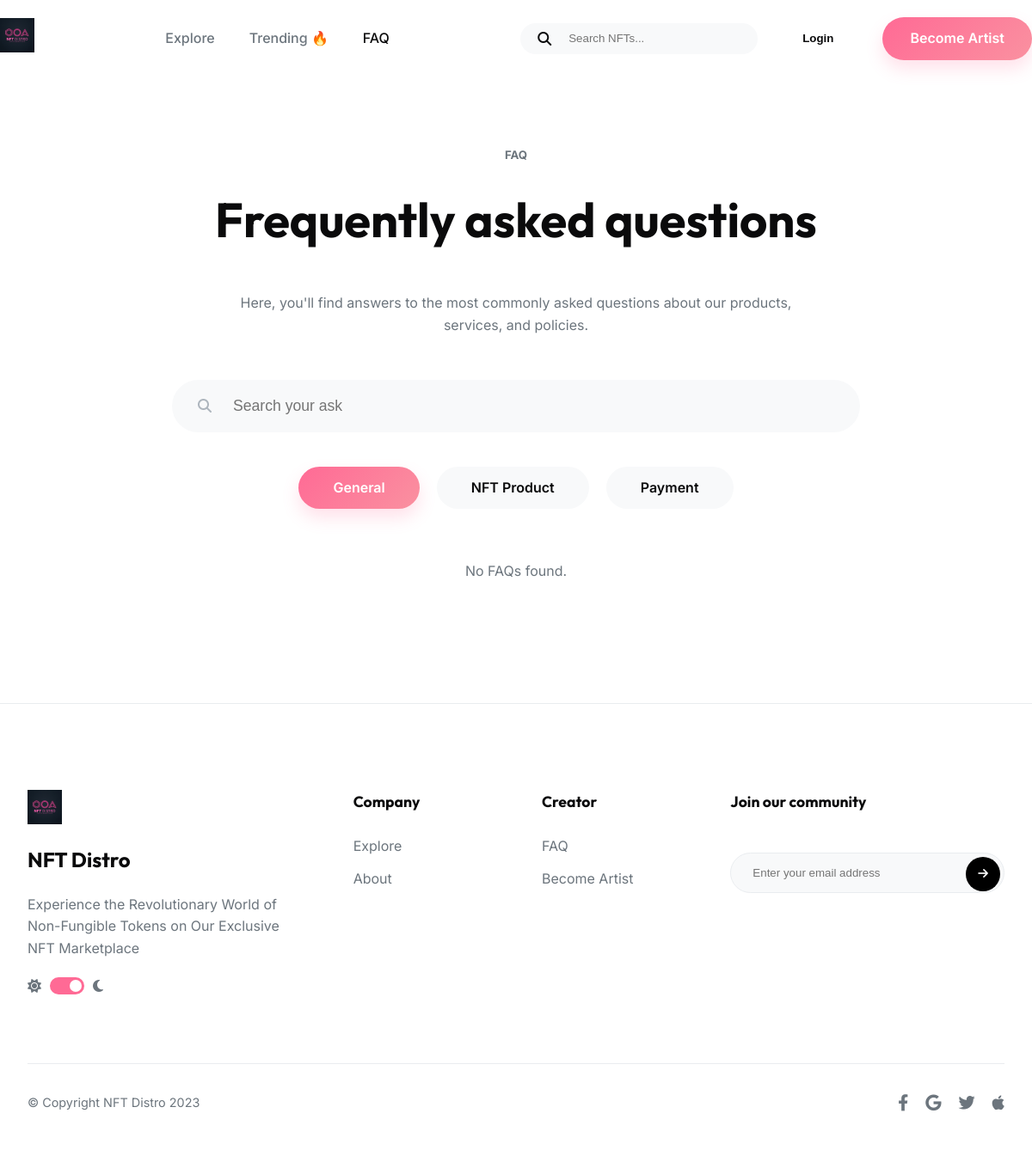
The app's page /faq/, older data.
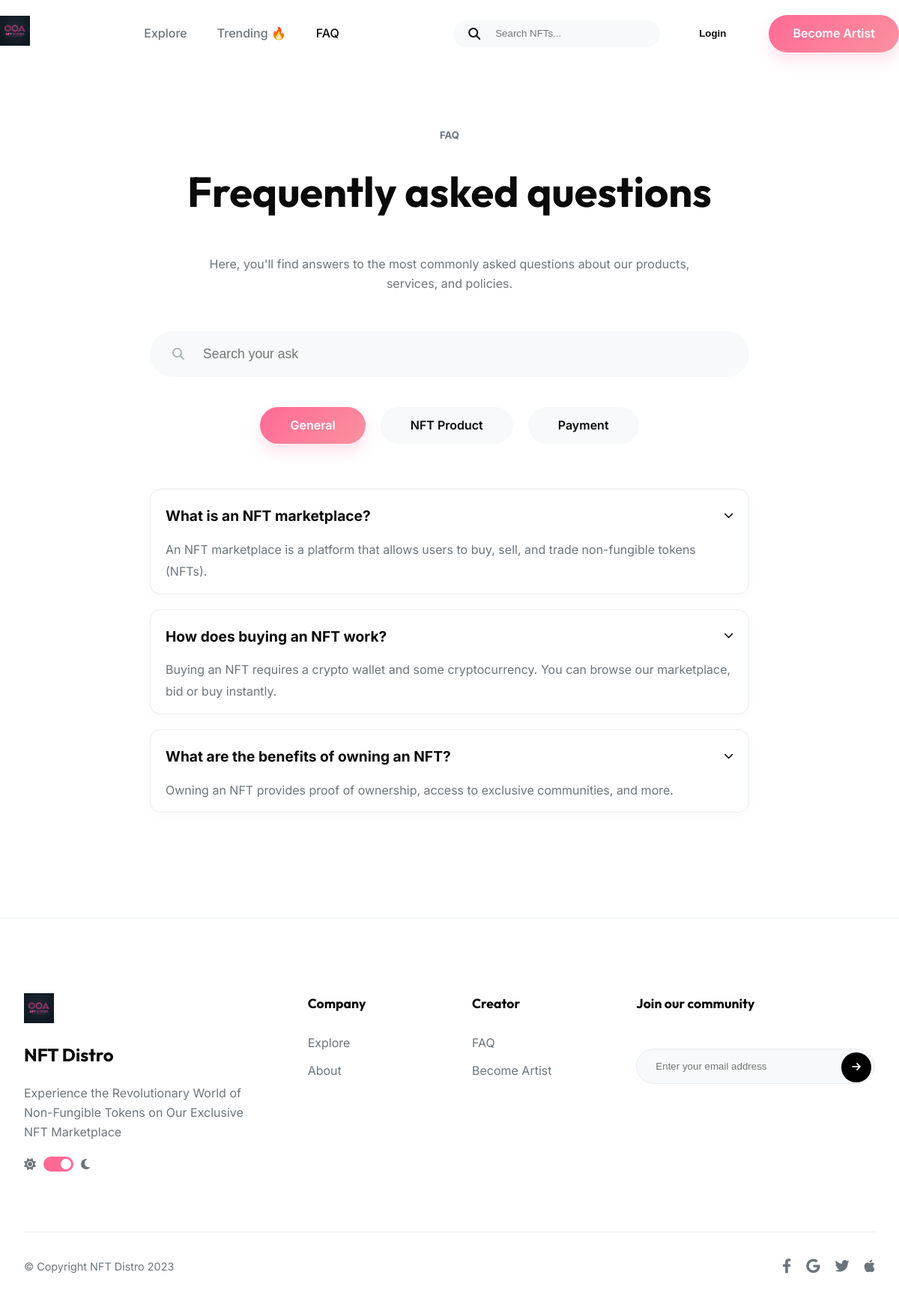
The same page, newer data.
### nft/models.py (models this page shows, shortened)
class FAQ(models.Model):
    question = models.CharField(max_length=255)
    answer = models.TextField()
    category = models.CharField(max_length=100, default="General")
    is_active = models.BooleanField(default=True)

### nft/views.py (the view)
# urls.py: path('faq/', views.faq, name='faq'),
def faq(request):
    query = request.GET.get('q', '')
    category = request.GET.get('category', 'General')
    faqs = FAQ.objects.filter(category=category)
    if query:
        faqs = faqs.filter(question__icontains=query)
    context = {
        'faqs': faqs,
        'query': query,
        'selected_category': category,
    }
    return render(request, 'nft/faq.html', context)

### templates/nft/faq.html (shortened to what this page needs)
{% extends 'base.html' %}
{% load static %}
{% block content %}
<section class="section-padding">
    <div class="container animate" style="text-align: center;">
        <h5 style="color: var(--text-secondary); margin-bottom: 20px;">FAQ</h5>
        <h1 style="font-size: 3.5rem; margin-bottom: 40px;">Frequently asked questions</h1>
        <p style="color: var(--text-secondary); max-width: 700px; margin: 0 auto 50px;">
            Here, you'll find answers to the most commonly asked questions about our products, services, and policies.
        </p>
        <div style="max-width: 800px; margin: 0 auto 60px;">
            <form action="{% url 'nft:faq' %}" method="GET" class="search-bar" style="background: #F8F9FA; padding: 20px 30px; border-radius: 50px; margin-bottom: 40px; display: flex; align-items: center;">
                <i class="fa-solid fa-search" style="color: #ADB5BD; margin-right: 15px;"></i>
                <input type="text" name="q" value="{{ query }}" placeholder="Search your ask" style="width: 100%; font-size: 1.1rem; border: none; background: transparent; outline: none;">
            </form>
            <div style="display: flex; justify-content: center; gap: 20px; margin-bottom: 60px;">
                <a href="?category=General" class="btn {% if selected_category == 'General' %}btn-primary{% else %}btn-outline{% endif %}" style=" padding: 12px 40px;">General</a>
                <a href="?category=NFT Product{% if query %}&q={{ query }}{% endif %}" class="btn {% if selected_category == 'NFT Product' %}btn-primary{% else %}btn-outline{% endif %}" style="{% if selected_category != 'NFT Product' %}border: none; background: #F8F9FA;{% endif %} padding: 12px 40px;">NFT Product</a>
                <a href="?category=Payment{% if query %}&q={{ query }}{% endif %}" class="btn {% if selected_category == 'Payment' %}btn-primary{% else %}btn-outline{% endif %}" style="{% if selected_category != 'Payment' %}border: none; background: #F8F9FA;{% endif %} padding: 12px 40px;">Payment</a>
            </div>
            <div style="text-align: left;">
                {% for faq in faqs %}
                <div class="accordion-item animate" style="margin-bottom: 20px; border-bottom: 1px solid #EEE; padding-bottom: 15px;">
                    <div class="accordion-title" style="font-weight: bold; font-size: 1.2rem; cursor: pointer; display: flex; justify-content: space-between;">
                        {{ faq.question }}
                        <i class="fa-solid fa-chevron-down" style="font-size: 0.8rem;"></i>
                    </div>
                    <div style="margin-top: 15px; color: var(--text-secondary); line-height: 1.8;">
                        {{ faq.answer }}
                    </div>
                </div>
                {% empty %}
                <p style="text-align: center; color: var(--text-secondary);">No FAQs found.</p>
                {% endfor %}
            </div>
        </div>
    </div>
</section>
{% endblock %}

Row changes from the older to the newer data that the page shows:
added FAQ: question "What is an NFT marketplace?", answer "An NFT marketplace is a platform that allows users to buy, sell, and trade non-fungible tokens (NFTs)."
added FAQ: question "How does buying an NFT work?", answer "Buying an NFT requires a crypto wallet and some cryptocurrency. You can browse our marketplace, bid or buy instantly."
added FAQ: question "What are the benefits of owning an NFT?", answer "Owning an NFT provides proof of ownership, access to exclusive communities, and more."
Text that changed along with them:
text no longer shown: "No FAQs found."
